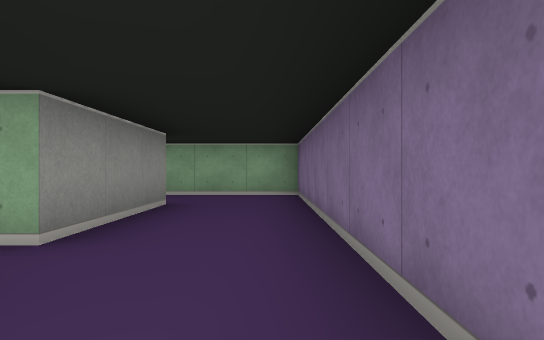
[1] (above)

12 first-person views from a walk through a cub3D level. The camera is about half as high as the walls, looks level and sees 70° across. The floor is counted in squares. Each view is taken from the middle of a square. On the plan, view 1 faces up. The plan holds only what a view shows up to about 9 squares ahead; the rest is blank.

[2]
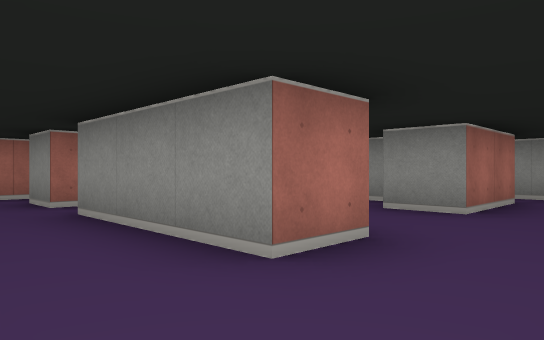

[3]
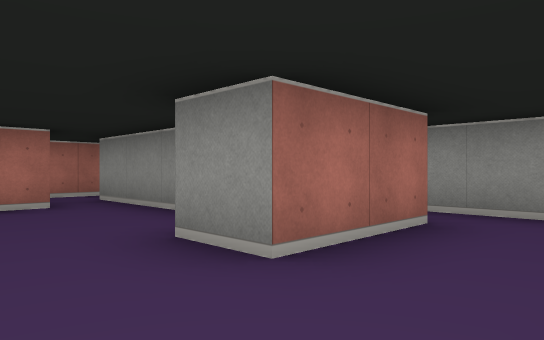

[4]
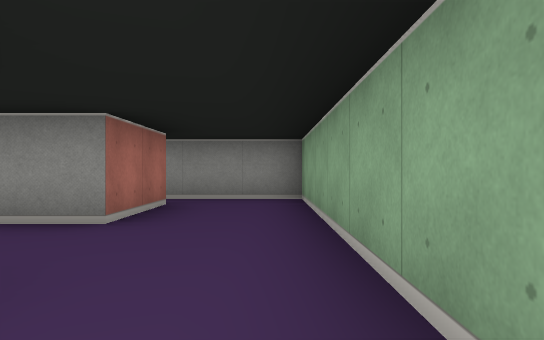

[5]
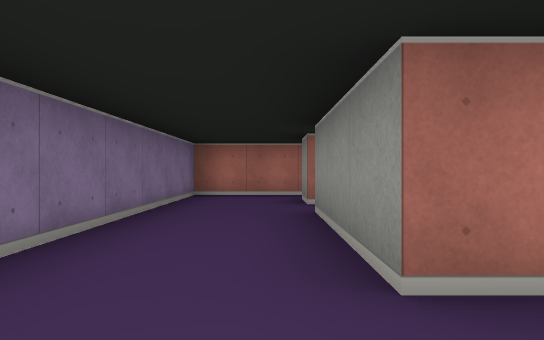

[6]
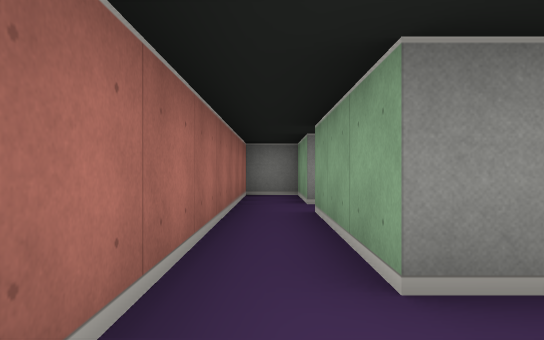

[7]
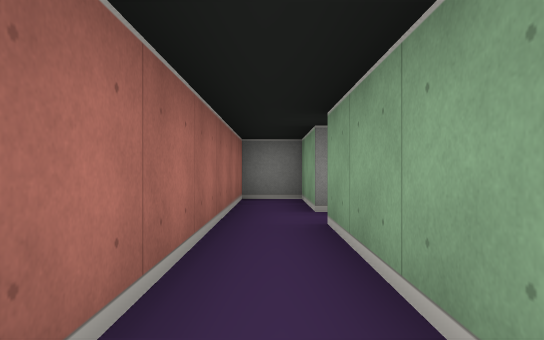

[8]
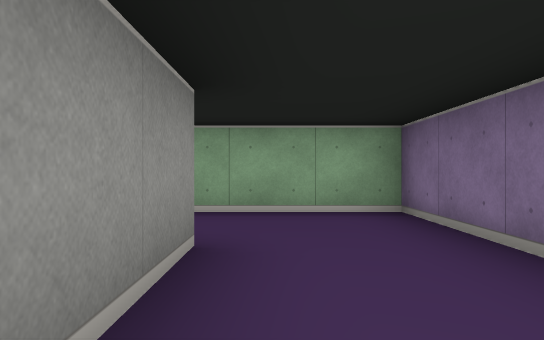

[9]
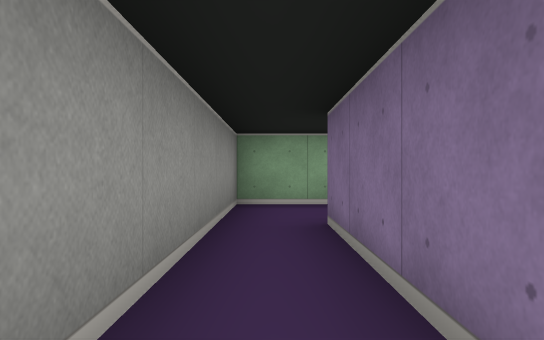

[10]
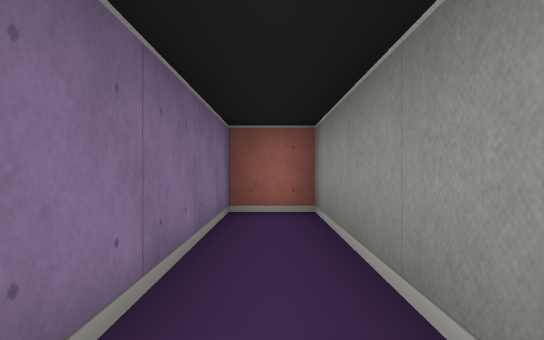

[11]
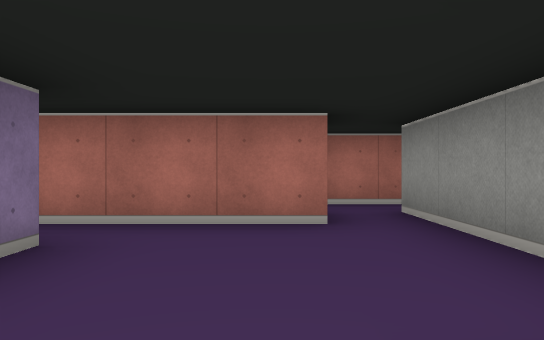

[12]
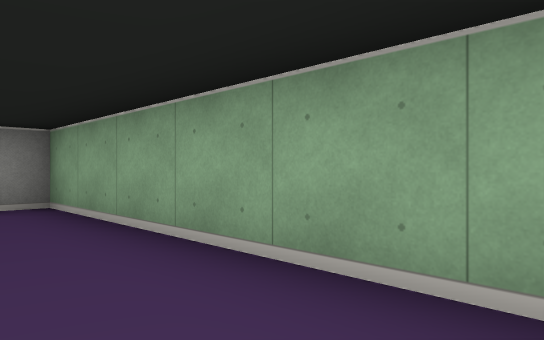

### Floor plan
Points are (right, up) in squares from view 1. A wall is a line through its corners. A room is listed if a view was taken in it or the views show most of it. See-through windows are left out.
Room 1 (views 1, 6, 7)
walls: (-5.5, 0.5) (-7.5, 0.5) (-7.5, -0.5) (0.5, -0.5) (0.5, 0.5); (-1.5, 0.5) (-4.5, 0.5)
ways out: opening at (-0.5, 1) to room 2; opening at (-5, 1) to room 3
Room 2 (views 2, 4, 5, 8, 12)
walls: (-2.5, 5.5) (-1.5, 5.5) (-1.5, 2.5); (-2.5, 1.5) (-1.5, 1.5) (-1.5, 0.5); (0.5, 0.5) (0.5, 7.5) (-2.5, 7.5)
ways out: opening at (-0.5, 1) to room 1; opening at (-2, 2) to room 3; opening at (-2, 6.5) to room 3
Room 3 (views 3, 11)
walls: (-5.5, 4) (-5.5, 0.5); (-4.5, 5.5) (-4.5, 4.5); (-4.6, 1.5) (-2.5, 1.5); (-2.5, 7.5) (-4.5, 7.5)
ways out: opening at (-5, 1) to room 1; opening at (-2, 2) to room 2; opening at (-2, 6.5) to room 2; opening at (-5.5, 6.5) to room 4
Room 4 (views 9, 10)
walls: (-4.5, 7.5) (-7.5, 7.5) (-7.5, 1.5) (-6.5, 1.5) (-6.5, 5.5) (-4.5, 5.5)
ways out: opening at (-5.5, 6.5) to room 3

Positions as (right, up) in squares from view 1, and headings:
1: (0, 0), facing up
2: (0, 7), facing down-left
3: (-3, 7), facing down-left
4: (-1, 7), facing left
5: (-1, 7), facing down
6: (0, 0), facing left
7: (-1, 0), facing left
8: (-1, 3), facing up
9: (-7, 2), facing up
10: (-7, 6), facing down
11: (-4, 5), facing down
12: (-2, 6), facing up-left
